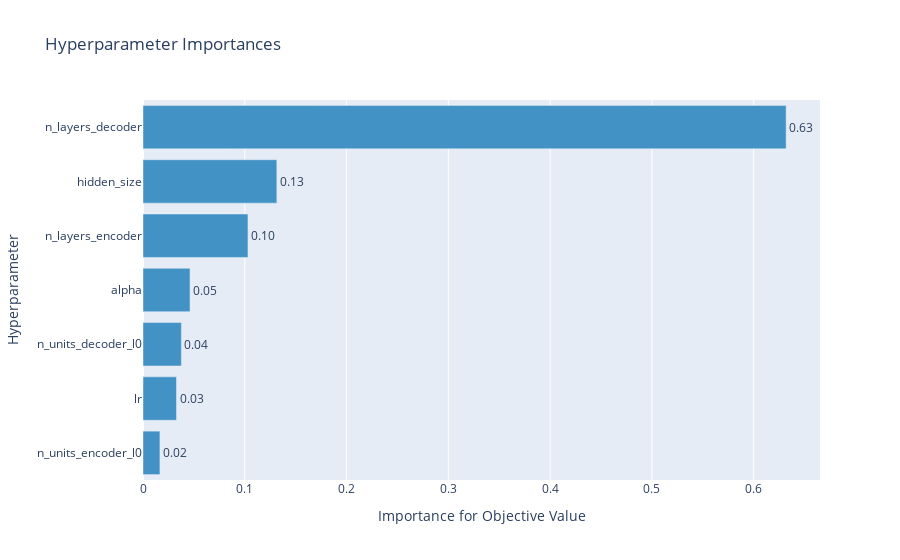

Notebook source saved alongside this figure:
### Markdown cell above
### Optuna Graphs

### Code cell
fig = optuna.visualization.plot_param_importances(study)
fig.write_image(join(img_dir, dir_name+variante+"_optuna_hp_importance.png"))
fig.show()

### Figure 1 — Plotly figure (JSON) as saved in the notebook; plotly's stock layout.template omitted (floating-point values rounded to 4 significant figures)
{"data": [{"cliponaxis": false, "hovertemplate": ["n_units_encoder_l0 (IntUniformDistribution): 0.016631981098239428<extra></extra>", "lr (LogUniformDistribution): 0.032915243092592965<extra></extra>", "n_units_decoder_l0 (IntUniformDistribution): 0.03771593137358448<extra></extra>", "alpha (IntUniformDistribution): 0.046203205568044414<extra></extra>", "n_layers_encoder (IntUniformDistribution): 0.10312773363531308<extra></extra>", "hidden_size (IntUniformDistribution): 0.1314976970089248<extra></extra>", "n_layers_decoder (IntUniformDistribution): 0.6319082082233008<extra></extra>"], "marker": {"color": "rgb(66,146,198)"}, "orientation": "h", "text": ["0.016631981098239428", "0.032915243092592965", "0.03771593137358448", "0.046203205568044414", "0.10312773363531308", "0.1314976970089248", "0.6319082082233008"], "textposition": "outside", "texttemplate": "%{text:.2f}", "type": "bar", "x": [0.01663, 0.03292, 0.03772, 0.0462, 0.1031, 0.1315, 0.6319], "y": ["n_units_encoder_l0", "lr", "n_units_decoder_l0", "alpha", "n_layers_encoder", "hidden_size", "n_layers_decoder"]}], "layout": {"showlegend": false, "title": {"text": "Hyperparameter Importances"}, "xaxis": {"title": {"text": "Importance for Objective Value"}}, "yaxis": {"title": {"text": "Hyperparameter"}}}}
